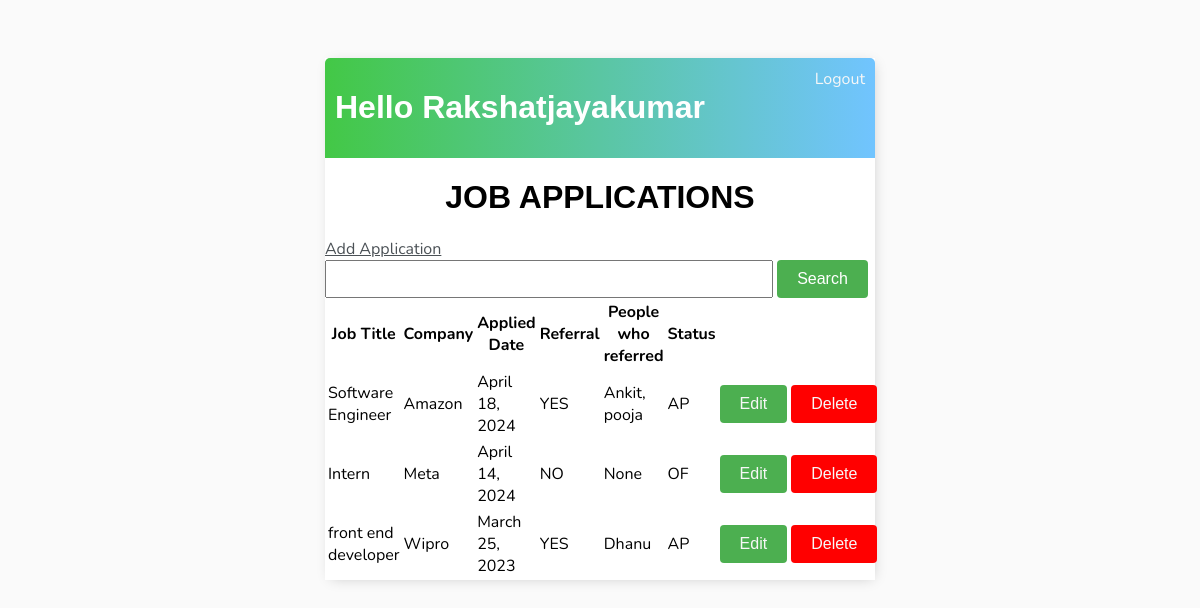
The app's page / (signed in) with its own data.
### jobapplication/models.py (models this page shows, shortened)
class JobApplication(models.Model):
    STATUS_CHOICES = [
        ('AP', 'Applied'),
        ('IN', 'Interviewing'),
        ('OF', 'Offer Received'),
        ('AC', 'Accepted'),
        ('RE', 'Rejected'),
    ]
    REFERRAL_CHOICES = [
        ('YES', 'Yes'),
        ('NO', 'No'),
    ]
    user=models.ForeignKey(User, on_delete=models.CASCADE, null=True, blank=True)
    job_title = models.CharField(max_length=100)
    company = models.CharField(max_length=100)
    application_date = models.DateField()
    status = models.CharField(max_length=2, choices=STATUS_CHOICES)
    referral = models.CharField(max_length=3, choices=REFERRAL_CHOICES)
    people = models.CharField(max_length=255, blank=True, null=True)

### jobapplication/views.py (the view)
# urls.py: path('', ApplicationList.as_view(), name='applications'),
class ApplicationList(LoginRequiredMixin, ListView):
    model = JobApplication
    context_object_name='jobapplications'
    def get_context_data(self, **kwargs):
        context = super().get_context_data(**kwargs)
        context['jobapplications'] = context['jobapplications'].filter(user=self.request.user)
        search_input = self.request.GET.get('search-area') or ''
        if search_input:
            context['jobapplications'] = context['jobapplications'].filter(job_title__icontains=search_input)
        context['search-input'] = search_input
        return context

### jobapplication/templates/jobapplication/jobapplication_list.html
{% extends 'jobapplication/main.html' %}
{% block content %}
<div class="header-bar">
    <div>
        <h1>Hello {{request.user|title}}</h1>
    </div>
    {% if request.user.is_authenticated %}
    <a href="{% url 'logout' %}">Logout</a>
    {% else %}
    <a href="{% url 'login' %}">Login</a>
    {% endif %}
</div>
<h1>JOB APPLICATIONS</h1>
<a href="{% url 'application-create' %}">Add Application</a>
<form method="GET">
    <input type="text" name='search-area' value="{{search_input}}"/>
    <button type="submit">Search</button>
</form>
<table>
    <tr>
        <th>Job Title</th>
        <th>Company</th>
        <th>
            Applied Date
        </th>
        <th>Referral</th>
        <th>People who referred</th>
                <th>Status</th>
        <th></th>
        <th></th>
        <th></th>
    </tr>
    {% for job_application in jobapplications %}
    <tr>
        <td>{{ job_application.job_title }}</td>
        <td>{{ job_application.company }}</td>
        <td>{{ job_application.application_date }}</td>
        <td>{{ job_application.referral }}</td>
        <td>{{ job_application.people }}</td>
        <td>{{ job_application.status }}</td>
        <td><button><a href="{% url 'application-update' job_application.id %}">Edit</a></button></td>
        <td><button style="padding: 10px 20px; background-color: Red; color: white; border: none; border-radius: 4px; cursor: pointer; font-size: 16px;" type="submit"><a id="" href="{% url 'application-delete' job_application.id %}">Delete</a></button>
</td>
    </tr>
    {% empty %}
    <tr>
        <td colspan="9"><h3>No applications yet!!!</h3></td>
    </tr>
    {% endfor %}
</table>
{% endblock content %}

### jobapplication/templates/jobapplication/main.html (shortened to what this page needs)
<!DOCTYPE html>
<html>
    <head>
    </head>
    <body>
        <div class="container">
            {% block content %}
            {% endblock content %}
        </div>
    </body>
</html>

### jobapplication/templates/jobapplication/main.html (style rules this page uses)
body { background-color: #FAFAFA; font-family: 'Nunito', sans-serif; padding-top: 50px; }
h1,h2,h3,h4,h5,h6 { font-family: 'Raleway', sans-serif; text-align:center; }
a,p { color: #4b5156; }
.container { max-width: 550px; margin: auto; background-color: #fff; -webkit-box-shadow: 2px 2px 13px -4px rgba(0, 0, 0, 0.21); box-shadow: 2px 2px 13px -4px rgba(0, 0, 0, 0.21); }
.header-bar { display: flex; justify-content: space-between; color: #fff; padding: 10px; border-radius: 5px 5px 0 0; background-size: 100% 100%; background-position: 0px 0px; background-image: linear-gradient(90deg, #43C846FF 0%, #71C4FFFF 100%); }
.header-bar a { color: rgb(247, 247, 247); text-decoration: none; }
button { padding: 10px 20px; background-color: #4CAF50; color: white; border: none; border-radius: 4px; cursor: pointer; font-size: 16px; }
input[type="text"],input[type="password"] { height: 32px; width:80%; }
button>a { color: rgb(247, 247, 247); text-decoration: none; }

### records on screen
JobApplication: job_title "Software Engineer", company "Amazon", application_date "April 18, 2024", referral "YES", people "Ankit, pooja", status "AP"
JobApplication: job_title "Intern", company "Meta", application_date "April 14, 2024", referral "NO", people "None", status "OF"
JobApplication: job_title "front end developer", company "Wipro", application_date "March 25, 2023", referral "YES", people "Dhanu", status "AP"

### other values on screen
{{ request.user|title }} "Rakshatjayakumar"
